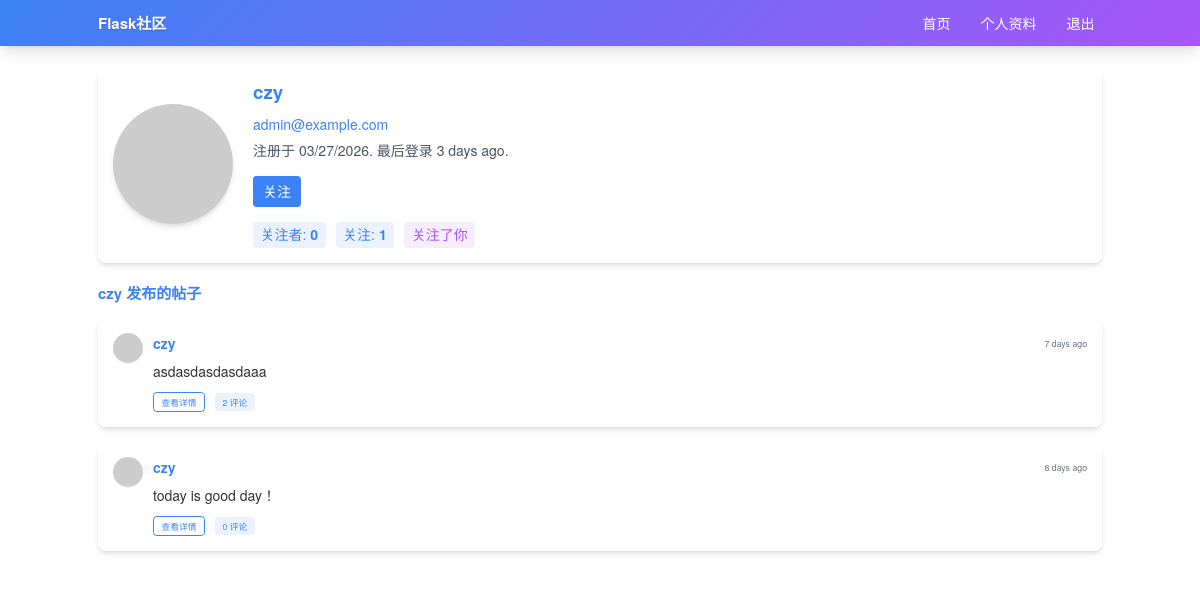
Page /user/czy (signed in) on the committed database.
### app/models.py (models this page shows, shortened)
class User(UserMixin, db.Model):
    __tablename__ = 'users'
    id = db.Column(db.Integer, primary_key = True)
    email = db.Column(db.String(64), unique=True, index=True)
    username = db.Column(db.String(64), unique=True, index=True)
    password_hash = db.Column(db.String(128))
    role_id = db.Column(db.Integer, db.ForeignKey('roles.id'))
    name = db.Column(db.String(64))
    location = db.Column(db.String(64))
    about_me = db.Column(db.Text())
    member_since = db.Column(db.DateTime(), default=datetime.utcnow)
    last_seen = db.Column(db.DateTime(), default=datetime.utcnow)
    avatar_hash = db.Column(db.String(32))
    posts = db.relationship('Post', backref='author', lazy='dynamic')
    comments = db.relationship('Comment', backref='author', lazy='dynamic')
    followed = db.relationship('Follow', foreign_keys=[Follow.follower_id], backref=db.backref('follower', lazy='joined'), lazy='dynamic', cascade='all, delete-orphan')
    followers = db.relationship('Follow', foreign_keys=[Follow.followed_id], backref=db.backref('followed', lazy='joined'), lazy='dynamic', cascade='all, delete-orphan')
    def is_following(self, user):
        return self.followed.filter_by(followed_id=user.id).first() is not None
    def ping(self):
        self.last_seen = datetime.utcnow()
        db.session.add(self)
    def can(self, permissions):
        return self.role is not None and (self.role.permissions & permissions) == permissions
    def is_administrator(self):
        return self.can(Permission.ADMINISTER)
    def gravatar(self, size=100, default='identicon', rating='g'):
        if request.is_secure:
            url = 'https://secure.gravatar.com/avatar'
        else:
            url = 'http://www.gravatar.com/avatar'
        hash = self.avatar_hash or hashlib.md5(self.email.encode('utf-8')).hexdigest()
        return '{url}/{hash}?s={size}&d={default}&r={rating}'.format(url=url, hash=hash, size=size, default=default, rating=rating)
    @property
    def password(self):
        raise AttributeError('password is not a readable attribute')

class Post(db.Model):
    __tablename__ = 'posts'
    id = db.Column(db.Integer, primary_key=True)
    body = db.Column(db.Text)
    timestamp = db.Column(db.DateTime, index=True, default=datetime.utcnow)
    author_id = db.Column(db.Integer, db.ForeignKey('users.id'))
    body_html = db.Column(db.Text)
    comments = db.relationship('Comment', backref='post', lazy='dynamic')

### app/main/views.py (the view)
@main.route('/user/<username>')
def user(username):
    user = User.query.filter_by(username=username).first()
    if user is None:
        abort(404)
    posts = user.posts.order_by(Post.timestamp.desc()).all()
    return render_template('user.html', user=user, posts=posts)

### app/__init__.py (called while the page is built)
@login_manager.user_loader
def load_user(user_id):
    from .models import User
    return User.query.get(int(user_id))

def create_app(config_name='default'):
    app = Flask(__name__)
    app.config.from_object(config[config_name])
    config[config_name].init_app(app)
    bootstrap.init_app(app)
    moment.init_app(app)
    db.init_app(app)
    login_manager.init_app(app)
    csrf.init_app(app)
    migrate.init_app(app, db)
    pagedown.init_app(app)
    from .main import main as main_blueprint
    app.register_blueprint(main_blueprint)
    from .models import Permission
    @app.context_processor
    def inject_permissions():
        return dict(Permission=Permission)
    from .auth import auth as auth_blueprint
    app.register_blueprint(auth_blueprint, url_prefix='/auth')
    from .models import AnonymousUser
    login_manager.anonymous_user = AnonymousUser
    return app

### app/auth/views.py (called while the page is built)
@auth.before_app_request
def before_request():
    if current_user.is_authenticated:
        current_user.ping()

### app/templates/user.html (shortened to what this page needs)
{% extends "base.html" %}
{% block page_content %}
<div class="bg-white rounded-xl shadow-md p-6 mb-8 card-hover">
    <div class="flex flex-col md:flex-row items-center">
        <div class="mb-6 md:mb-0 md:mr-8">
            <div class="text-center">
                <img src="{{ user.gravatar(size=200) }}" class="w-48 h-48 rounded-full object-cover shadow-md avatar-hover">
            </div>
        </div>
        <div class="flex-1">
            <h1 class="text-3xl font-bold text-blue-archive mb-4">{{ user.username }}</h1>
            {% if current_user.is_administrator %}
            <p class="mb-2"><a href="mailto:{{ user.email }}" class="text-blue-archive hover:underline">{{ user.email }}</a></p>
            {% endif %}
            <p class="text-gray-600 mb-6">
                注册于 {{ moment(user.member_since).format('L') }}.
                最后登录 {{ moment(user.last_seen).fromNow() }}.
            </p>
            <div class="flex flex-wrap gap-4 mb-6">
                {% if current_user.can(Permission.FOLLOW) and user != current_user %}
                    {% if not current_user.is_following(user) %}
                    <a href="{{ url_for('.follow', username=user.username) }}" class="px-4 py-2 rounded-md bg-blue-archive text-white hover:shadow-md transition-all duration-300">关注</a>
                    {% else %}
                    <a href="{{ url_for('.unfollow', username=user.username) }}" class="px-4 py-2 rounded-md border border-blue-archive text-blue-archive hover:bg-blue-archive hover:text-white transition-all duration-300">取消关注</a>
                    {% endif %}
                {% endif %}
            </div>
            <div class="flex items-center space-x-4">
                <a href="{{ url_for('.followers', username=user.username) }}" class="px-3 py-1 rounded-md bg-blue-archive/10 text-blue-archive hover:bg-blue-archive/20 transition-all duration-300">
                    关注者: <span class="font-bold">{{ user.followers.count()}}</span>
                </a>
                <a href="{{ url_for('.followed_by', username=user.username) }}" class="px-3 py-1 rounded-md bg-blue-archive/10 text-blue-archive hover:bg-blue-archive/20 transition-all duration-300">
                    关注: <span class="font-bold">{{ user.followed.count()}}</span>
                </a>
                {% if current_user.is_authenticated and user != current_user and user.is_following(current_user) %}
                <span class="px-3 py-1 rounded-md bg-purple-archive/10 text-purple-archive">关注了你</span>
                {% endif %}
            </div>
        </div>
    </div>
</div>
<div class="mt-8">
    <h2 class="text-2xl font-bold text-blue-archive mb-6">{{ user.username }} 发布的帖子</h2>
    {% include '_posts.html' %}
</div>
{% endblock %}

### app/templates/_posts.html (shortened to what this page needs)
<div class="space-y-6">
    {% for post in posts %}
    <div class="bg-white rounded-xl shadow-md p-6 card-hover">
        <div class="flex items-start">
            <div class="mr-4">
                <a href="{{ url_for('.user', username=post.author.username) }}">
                    <img src="{{ post.author.gravatar(size=48) }}" class="w-12 h-12 rounded-full object-cover shadow-sm avatar-hover">
                </a>
            </div>
            <div class="flex-1">
                <div class="flex justify-between items-center mb-3">
                    <a href="{{ url_for('.user', username=post.author.username) }}" class="font-bold text-blue-archive hover:underline">
                        {{ post.author.username }}
                    </a>
                    <span class="text-gray-500 text-sm">{{ moment(post.timestamp).fromNow() }}</span>
                </div>
                <div class="mb-4">
                    {% if post.body_html %}
                        {{ post.body_html | safe }}
                    {% else %}
                        {{ post.body }}
                    {% endif %}
                </div>
                <div class="flex items-center space-x-4">
                    <a href="{{ url_for('.post', id=post.id) }}" class="px-3 py-1 text-sm rounded-md border border-blue-archive text-blue-archive hover:bg-blue-archive hover:text-white transition-all duration-300">
                        查看详情
                    </a>
                    <a href="{{ url_for('.post', id=post.id) }}#comments" class="px-3 py-1 text-sm rounded-md bg-blue-archive/10 text-blue-archive hover:bg-blue-archive/20 transition-all duration-300">
                        {{ post.comments.count() }} 评论
                    </a>
                </div>
            </div>
        </div>
    </div>
    {% endfor %}
</div>

### rows in the picture
User: username "czy", email "admin@example.com", member_since "03/27/2026", last_seen "3 days ago"
Post: author.username "czy", timestamp "7 days ago", body_html "asdasdasdasdaaa", comments.count "2"
Post: author.username "czy", timestamp "8 days ago", body "today is good day！", comments.count "0"

### other values in the picture
{{ user.followers.count() }} "0"
{{ user.followed.count() }} "1"
